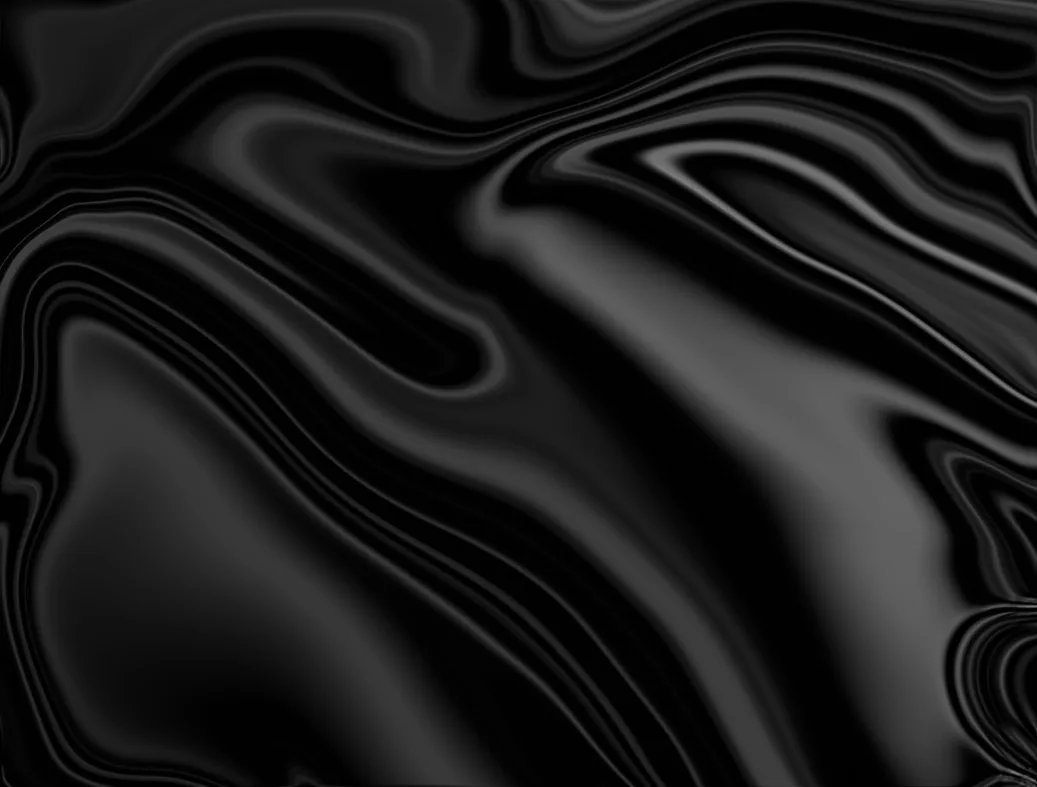
#> input picture sira-finance/assets/sira-wavy-texture.webp, 1037 x 787 px
$ python make_placeholders.py
#> lines starting #> are read from the running program, lines starting #| are printed output that depends on the picture
#!/usr/bin/env python3
"""
Generate branded image placeholders for the review build.

There is no photography yet. Rather than leave empty boxes or drop in stock
images that would have to be torn out later, every image slot gets a calm,
on-brand placeholder at the exact aspect ratio the real photograph needs.
Swapping in the real shot is then a one-line src change and nothing reflows.

Each placeholder is a different crop of the wavy silk from the logo artwork,
toned to a warm stone. Stone rather than brand green on purpose: these sit on
both cream and green surfaces, and a green placeholder disappears into the
green ones. Warm neutral also sits closer to what the real photographs will
be, so the page balance does not shift when they land.
"""

import pathlib

from PIL import Image, ImageEnhance, ImageFilter

ROOT = pathlib.Path(__file__).parent.parent
SRC = ROOT / "assets" / "sira-wavy-texture.webp"
OUT = ROOT / "assets" / "placeholders"

# Warm stone, a little darker for the wide slots so they read against cream.
STONE = (150, 141, 128)
STONE_DEEP = (122, 115, 104)

# name, width, height, crop anchor (0-1 across the source), base tone
SLOTS = [
    ("hero-portrait", 900, 1200, (0.62, 0.30), STONE),
    ("support-wide", 1200, 860, (0.30, 0.62), STONE_DEEP),
    ("process-wide", 1400, 620, (0.50, 0.20), STONE),
    ("video-poster", 1280, 800, (0.20, 0.45), STONE_DEEP),
    ("team-1", 640, 800, (0.15, 0.20), STONE),
    ("team-2", 640, 800, (0.50, 0.55), STONE),
    ("team-3", 640, 800, (0.82, 0.35), STONE),
]


def crop_to(im, w, h, anchor):
    """Cover-crop the source to the target ratio around an anchor point."""
    target = w / h
    sw, sh = im.size
    if sw / sh > target:
        cw, ch = int(sh * target), sh
    else:
        cw, ch = sw, int(sw / target)
    ax, ay = anchor
    left = max(0, min(sw - cw, int(ax * sw - cw / 2)))
    top = max(0, min(sh - ch, int(ay * sh - ch / 2)))
    return im.crop((left, top, left + cw, top + ch)).resize((w, h), Image.LANCZOS)


def tint(im, colour):
    """
    Tone the greyscale silk to a warm neutral. The contrast is pulled right
    down so the pattern reads as texture, not as a picture of something.
    """
    grey = im.convert("L")
    grey = ImageEnhance.Contrast(grey).enhance(0.55)
    lift = 58  # how far highlights travel above the base tone
    return Image.merge("RGB", [
        grey.point(lambda v, c=c: min(255, int(c + (v / 255) * lift)))
        for c in colour
    ])


def main():
    if not SRC.exists():
        raise SystemExit(f"missing {SRC}. Run tools/extract_brand_assets.py first.")
    OUT.mkdir(parents=True, exist_ok=True)
    base = Image.open(SRC).convert("RGB")
#> base is the input picture: PIL image 1037x787 RGB; mean R, G, B 25.9, 25.9, 25.9

    for name, w, h, anchor, colour in SLOTS:
        im = tint(crop_to(base, w, h, anchor), colour)
        im = im.filter(ImageFilter.GaussianBlur(1.4))
        path = OUT / f"sira-placeholder-{name}.webp"
        im.save(path, "WEBP", quality=76, method=6)
        print(f"  {path.name:<40} {w}x{h}  {path.stat().st_size // 1024} KB")
#> this loop made 1 pass
#> pass 1, in tint, `grey = im.convert("L")`:
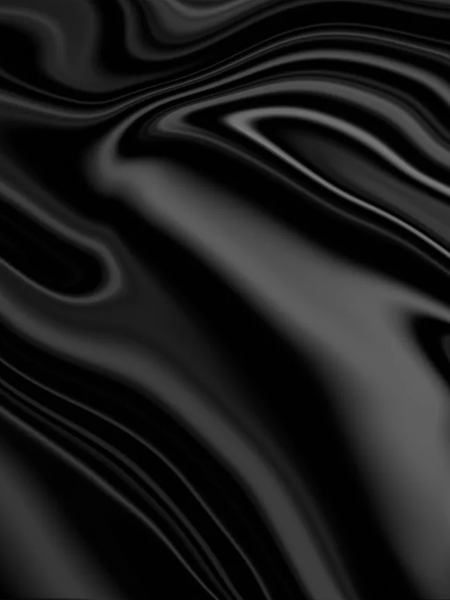
#> grey: PIL image 900x1200 L (shown at 1/2 size); min 0, max 129, mean 28.4
#> pass 1, in tint, `grey = ImageEnhance.Contrast(grey).enhance(0.55)`:
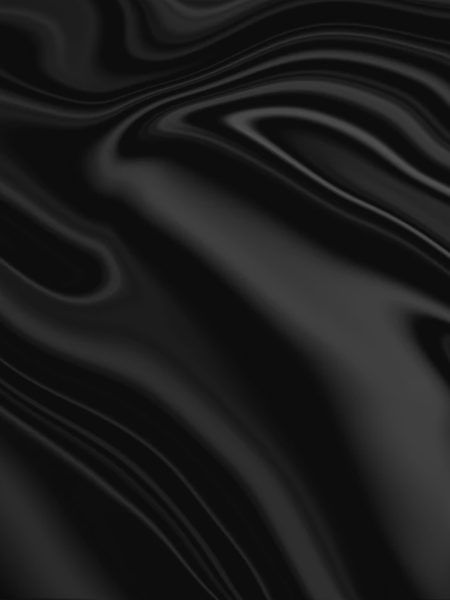
#> grey: PIL image 900x1200 L (shown at 1/2 size); min 12, max 83, mean 27.8
#> pass 1, in main, `im = tint(crop_to(base, w, h, anchor), colour)`:
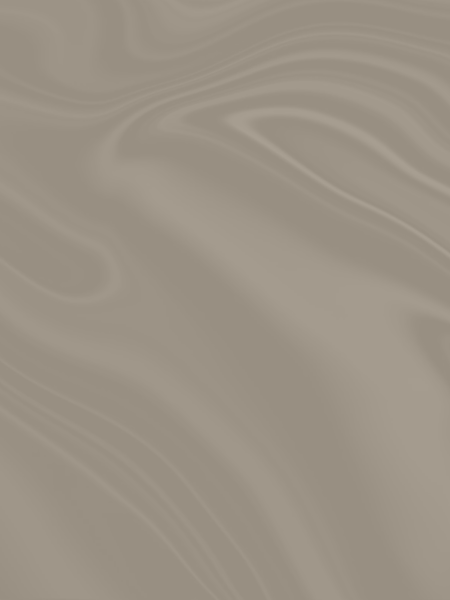
#> im: PIL image 900x1200 RGB (shown at 1/2 size); mean R, G, B 155.7, 146.7, 133.7


if __name__ == "__main__":
#> (the run stopped early here; a loop or call above may not have finished)
